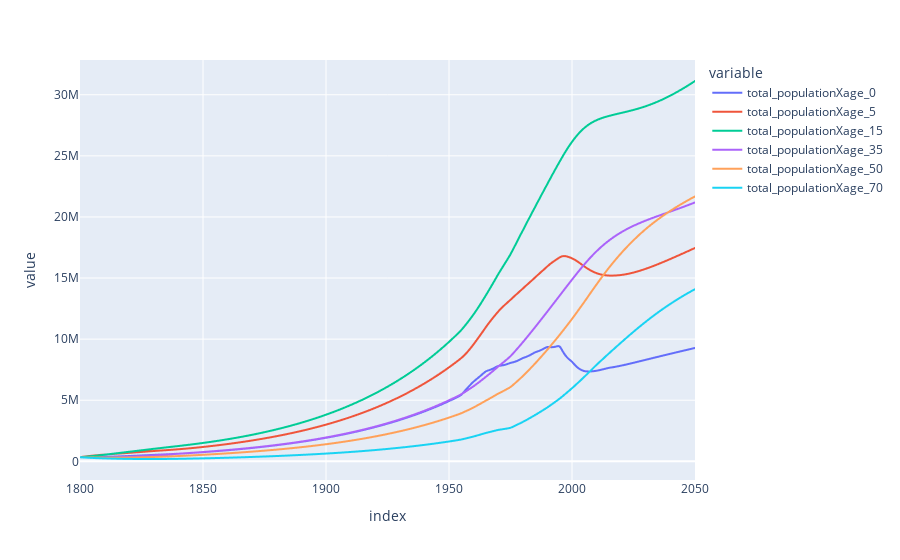

Notebook code for this chart:
### Code cell
df[[f'total_populationXage_{age}' for age in [0, 5, 15, 35, 50, 70]]].plot()

### Figure 1 — Plotly figure (JSON) as saved in the notebook; plotly's stock layout.template omitted (floating-point values rounded to 4 significant figures; data arrays with more than 128 entries replaced by an {"elided": "..."} marker saying what was removed)
{"data": [{"hovertemplate": "variable=total_populationXage_0<br>index=%{x}<br>value=%{y}<extra></extra>", "legendgroup": "total_populationXage_0", "line": {"color": "#636efa", "dash": "solid"}, "marker": {"symbol": "circle"}, "mode": "lines", "name": "total_populationXage_0", "showlegend": true, "type": "scattergl", "x": {"elided": "2501 float values"}, "xaxis": "x", "y": {"elided": "2501 float values"}, "yaxis": "y"}, {"hovertemplate": "variable=total_populationXage_5<br>index=%{x}<br>value=%{y}<extra></extra>", "legendgroup": "total_populationXage_5", "line": {"color": "#EF553B", "dash": "solid"}, "marker": {"symbol": "circle"}, "mode": "lines", "name": "total_populationXage_5", "showlegend": true, "type": "scattergl", "x": {"elided": "2501 float values"}, "xaxis": "x", "y": {"elided": "2501 float values"}, "yaxis": "y"}, {"hovertemplate": "variable=total_populationXage_15<br>index=%{x}<br>value=%{y}<extra></extra>", "legendgroup": "total_populationXage_15", "line": {"color": "#00cc96", "dash": "solid"}, "marker": {"symbol": "circle"}, "mode": "lines", "name": "total_populationXage_15", "showlegend": true, "type": "scattergl", "x": {"elided": "2501 float values"}, "xaxis": "x", "y": {"elided": "2501 float values"}, "yaxis": "y"}, {"hovertemplate": "variable=total_populationXage_35<br>index=%{x}<br>value=%{y}<extra></extra>", "legendgroup": "total_populationXage_35", "line": {"color": "#ab63fa", "dash": "solid"}, "marker": {"symbol": "circle"}, "mode": "lines", "name": "total_populationXage_35", "showlegend": true, "type": "scattergl", "x": {"elided": "2501 float values"}, "xaxis": "x", "y": {"elided": "2501 float values"}, "yaxis": "y"}, {"hovertemplate": "variable=total_populationXage_50<br>index=%{x}<br>value=%{y}<extra></extra>", "legendgroup": "total_populationXage_50", "line": {"color": "#FFA15A", "dash": "solid"}, "marker": {"symbol": "circle"}, "mode": "lines", "name": "total_populationXage_50", "showlegend": true, "type": "scattergl", "x": {"elided": "2501 float values"}, "xaxis": "x", "y": {"elided": "2501 float values"}, "yaxis": "y"}, {"hovertemplate": "variable=total_populationXage_70<br>index=%{x}<br>value=%{y}<extra></extra>", "legendgroup": "total_populationXage_70", "line": {"color": "#19d3f3", "dash": "solid"}, "marker": {"symbol": "circle"}, "mode": "lines", "name": "total_populationXage_70", "showlegend": true, "type": "scattergl", "x": {"elided": "2501 float values"}, "xaxis": "x", "y": {"elided": "2501 float values"}, "yaxis": "y"}], "layout": {"legend": {"title": {"text": "variable"}, "tracegroupgap": 0}, "margin": {"t": 60}, "xaxis": {"anchor": "y", "domain": [0, 1], "title": {"text": "index"}}, "yaxis": {"anchor": "x", "domain": [0, 1], "title": {"text": "value"}}}}
